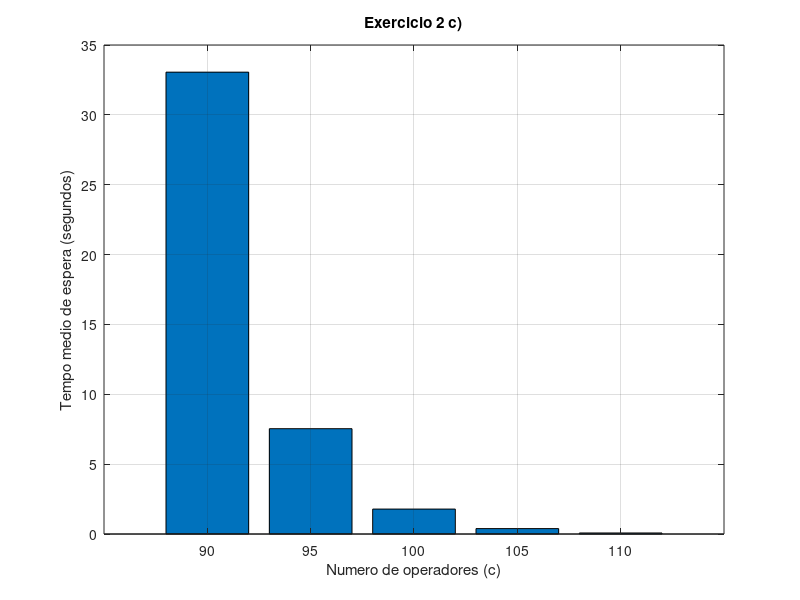

This chart was generated by the following MATLAB code:
c = 100;
lambda = 500;
miu = 60 / 10;
a = lambda / miu;

B = 1;
for k = 1:c
    B = (a * B) / (k + a * B);
end

C = (c * B) / (c - a * (1 - B));
P_imediato = (1 - C) * 100;

fprintf('Pedidos atendidos imediatamente: %.2f%%\n', P_imediato)

Wq = C / (c * miu - lambda) * 3600;
fprintf('Tempo medio na fila: %.2f segundos\n', Wq)

c_values = [90, 95, 100, 105, 110];
Wq = zeros(1, length(c_values));

for i = 1:length(c_values)
    c = c_values(i);
    
    B = 1;
    for k = 1:c
        B = (a * B) / (k + a * B);
    end
    
    C = (c * B) / (c - a * (1 - B));

    Wq(i) = C / (c * miu - lambda) * 3600;
end

bar(c_values, Wq);
grid on;
xlabel('Numero de operadores (c)');
ylabel('Tempo medio de espera (segundos)');
title('Exercicio 2 c)');
